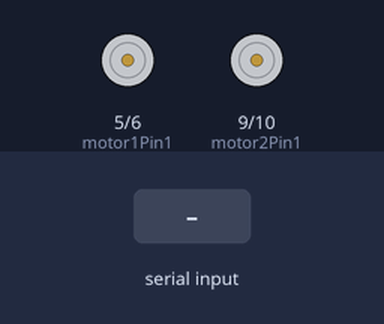
The sketch below on a simulated Arduino Uno, built with avr-gcc and run on an emulated ATmega328P. Shown: motor-driver pin pairs drawn as motors (green arrow = first pin HIGH = forward, orange = second pin HIGH = backward, longer = more drive). The inputs (shaded band) are chosen by the test bench.

Above: at 1.2 s.
1.3 s: "f" received over Serial
At 2.5 s:
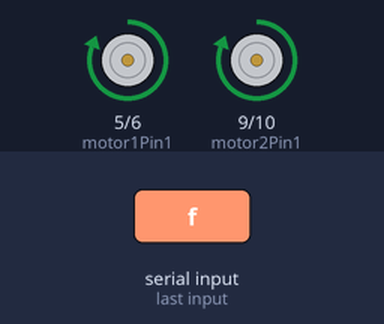
2.8 s: "r" received over Serial
At 3.6 s:
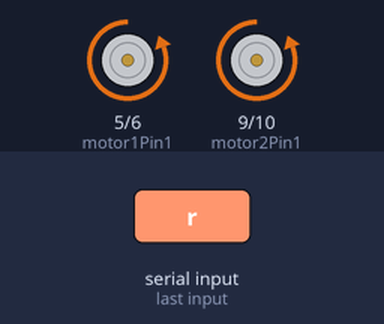
4.3 s: "d" received over Serial
At 4.7 s:
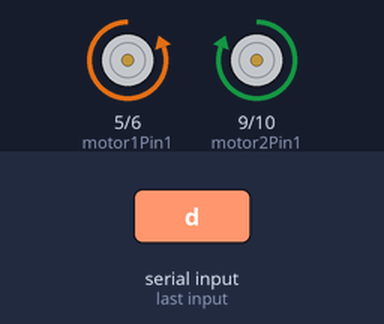
5.8 s: "e" received over Serial
At 7.0 s:
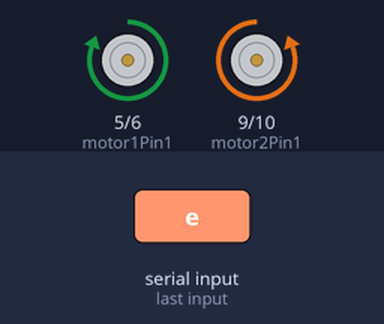
7.3 s: "s" received over Serial
At 8.2 s:
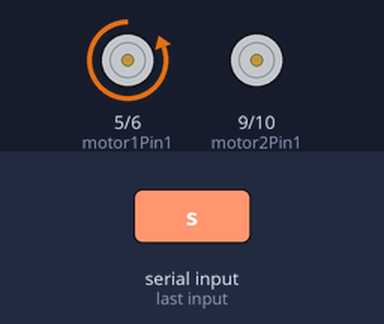
8.8 s: "a" received over Serial
At 9.4 s:
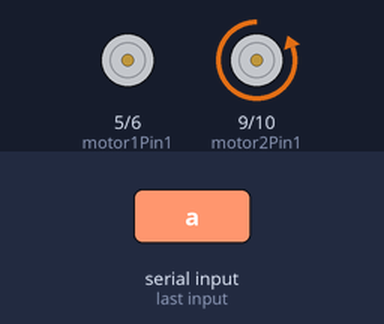
Timing chart, 0 to 11.3 s (numbered marks = the images above; inputs shaded):
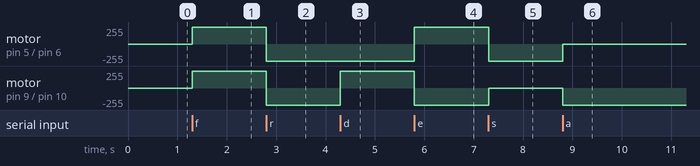

Measured:
- after the input at 1.3 s, motor on pin 5 (motor1Pin1) / pin 6 (motor1Pin2), motor on pin 9 (motor2Pin1) / pin 10 (motor2Pin2): stopped → forward 255/255 at once
- after the input at 2.8 s, motor on pin 5 (motor1Pin1) / pin 6 (motor1Pin2), motor on pin 9 (motor2Pin1) / pin 10 (motor2Pin2): forward 255/255 → backward 255/255 at once
- after the input at 4.3 s, motor on pin 9 (motor2Pin1) / pin 10 (motor2Pin2): backward 255/255 → forward 255/255 at once
- after the input at 5.8 s, motor on pin 5 (motor1Pin1) / pin 6 (motor1Pin2): backward 255/255 → forward 255/255 at once; motor on pin 9 (motor2Pin1) / pin 10 (motor2Pin2): forward 255/255 → backward 255/255 at once
- after the input at 7.3 s, motor on pin 5 (motor1Pin1) / pin 6 (motor1Pin2): forward 255/255 → backward 255/255 at once; motor on pin 9 (motor2Pin1) / pin 10 (motor2Pin2): backward 255/255 → stopped at once
- after the input at 8.8 s, motor on pin 5 (motor1Pin1) / pin 6 (motor1Pin2): backward 255/255 → stopped at once; motor on pin 9 (motor2Pin1) / pin 10 (motor2Pin2): stopped → backward 255/255 at once

The sketch:

Motor.ino
```cpp
int motor1Pin1 = 5;
int motor1Pin2 = 6;
int motor2Pin1 = 9;
int motor2Pin2 = 10;
int entrada = 0;

void setup() {
  Serial.begin(9600);
  pinMode(motor1Pin1, OUTPUT);
  pinMode(motor1Pin2, OUTPUT);
  pinMode(motor2Pin1, OUTPUT);
  pinMode(motor2Pin2, OUTPUT);
}

void loop() {
  // testa se a porta serial está disponível
  if (Serial.available() > 0) {
      // le os dados da porta serial armazena na variavel 'entrada'
      entrada = Serial.read();
    if (entrada == 'f'){
      frente();
    } else if (entrada == 'r'){
      re();
    } else if (entrada == 'd') {
      lado1();
    } else if (entrada == 'e') {
      lado2();
    } else if (entrada == 's') {
      roda1();
    } else if (entrada == 'a') {
      roda2();
    } else {
      parar();
    }
  }
}

void roda1() {
  digitalWrite(motor1Pin1, 0);
  digitalWrite(motor1Pin2, 1);

  digitalWrite(motor2Pin1, 0);
  digitalWrite(motor2Pin2, 0);
}

void roda2() {
  digitalWrite(motor1Pin1, 0);
  digitalWrite(motor1Pin2, 0);

  digitalWrite(motor2Pin1, 0);
  digitalWrite(motor2Pin2, 1);
}

void lado1() {
  digitalWrite(motor1Pin1, 0);
  digitalWrite(motor1Pin2, 1);

  digitalWrite(motor2Pin1, 1);
  digitalWrite(motor2Pin2, 0);
}

void lado2() {
  digitalWrite(motor1Pin1, 1);
  digitalWrite(motor1Pin2, 0);

  digitalWrite(motor2Pin1, 0);
  digitalWrite(motor2Pin2, 1);
}

void frente(){
  digitalWrite(motor1Pin1, 1);
  digitalWrite(motor1Pin2, 0);

  digitalWrite(motor2Pin1, 1);
  digitalWrite(motor2Pin2, 0);
}

void re(){
  digitalWrite(motor1Pin1, 0);
  digitalWrite(motor1Pin2, 1);

  digitalWrite(motor2Pin1, 0);
  digitalWrite(motor2Pin2, 1);
}

void parar(){
  digitalWrite(motor1Pin1, 0);
  digitalWrite(motor1Pin2, 0);

  digitalWrite(motor2Pin1, 0);
  digitalWrite(motor2Pin2, 0);
}
```
